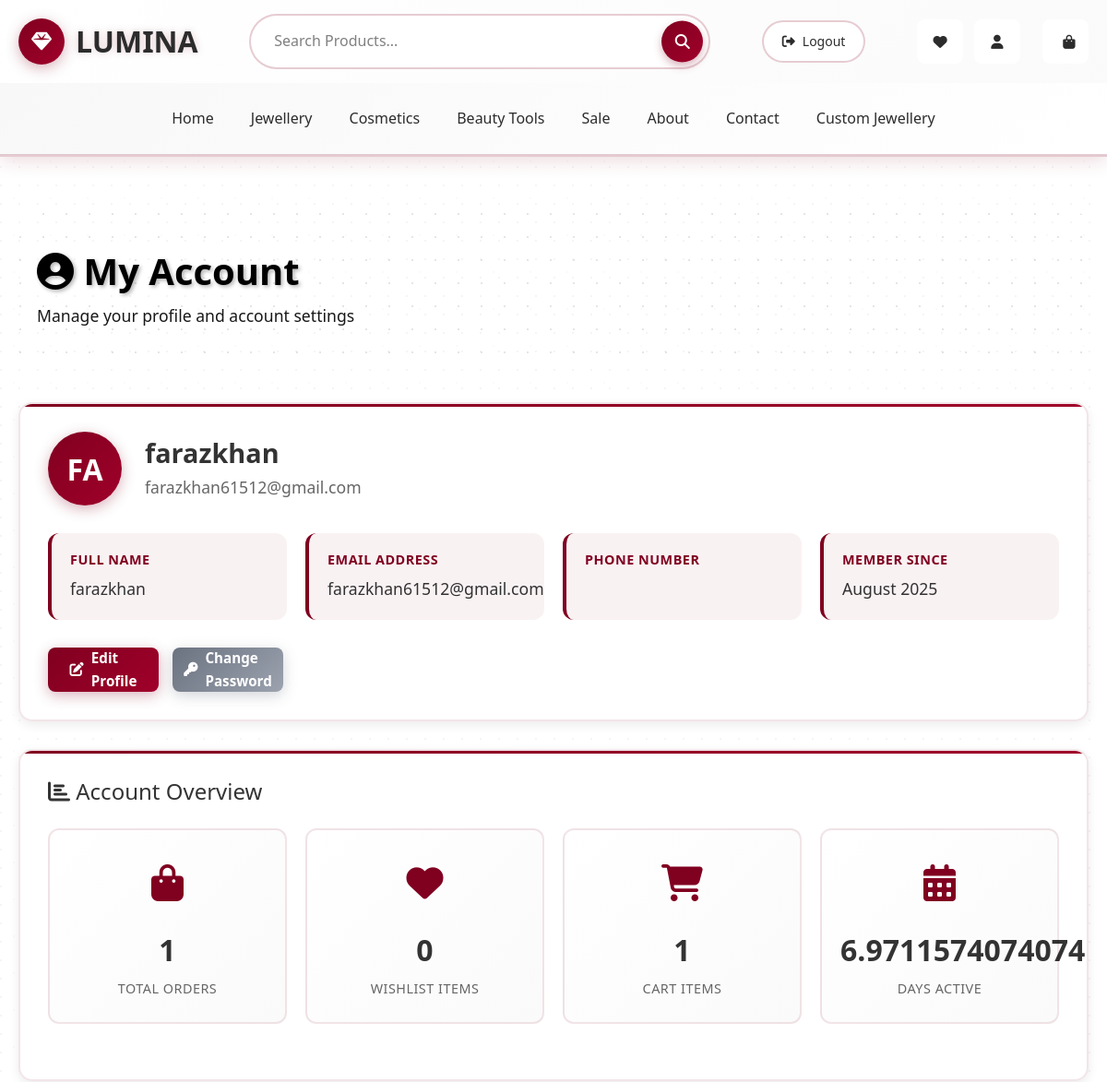
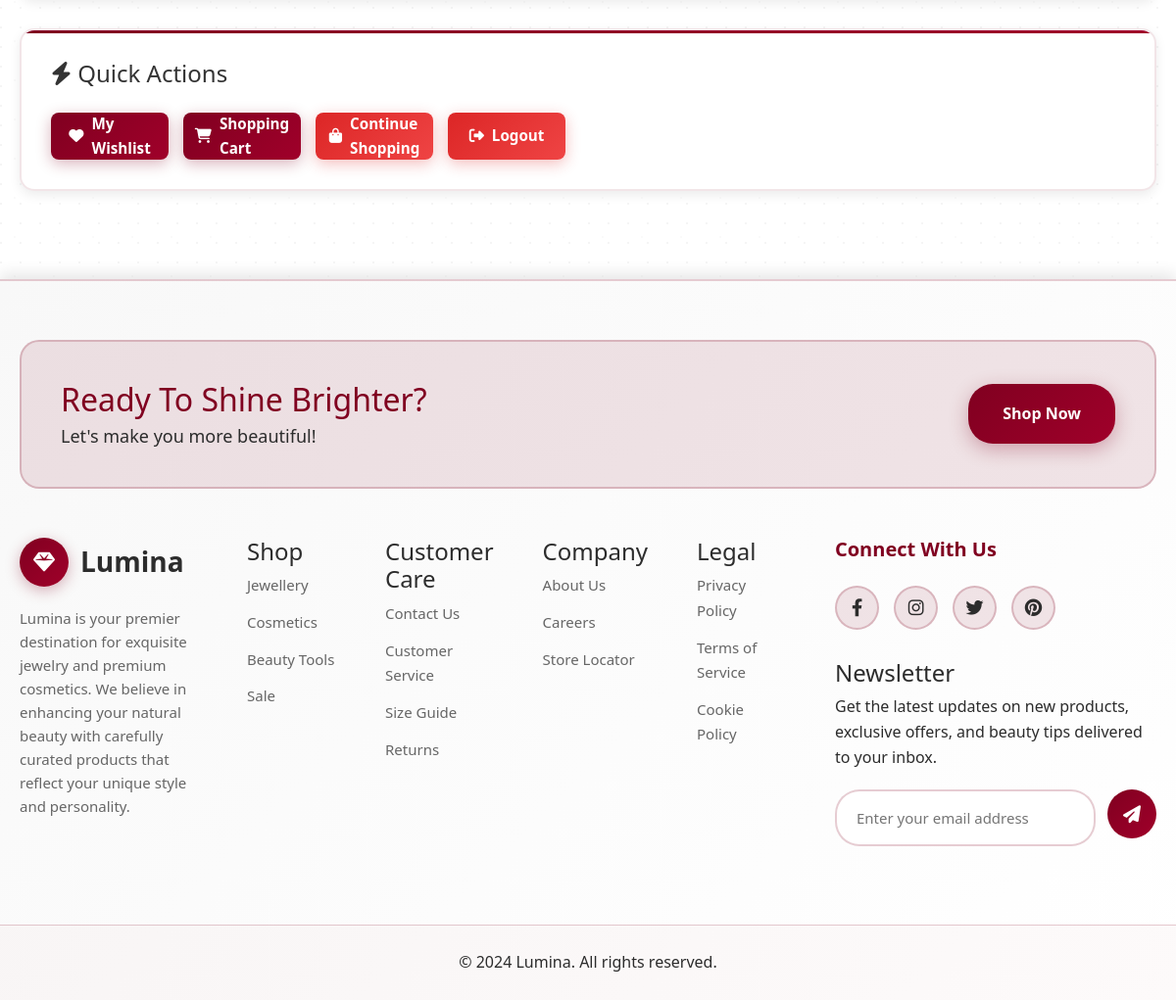
Page /account/account.php (signed in) on the committed database (2 pictures, top to bottom).
### tables this page shows
CREATE TABLE `user_acc` (
  `id` int(255) NOT NULL,
  `avatar` varchar(300) NOT NULL,
  `name` varchar(255) NOT NULL,
  `email` varchar(255) NOT NULL,
  `phone` varchar(20) NOT NULL,
  `address` varchar(250) NOT NULL,
  `city` varchar(100) NOT NULL,
  `country` varchar(150) NOT NULL,
  `gender` varchar(100) NOT NULL,
  `password` varchar(225) NOT NULL,
  `user_role` varchar(100) NOT NULL,
  `email_verified` tinyint(1) DEFAULT 0,
  `created_at` timestamp NOT NULL DEFAULT current_timestamp()
);

### account/account.php (the view, shortened to what this page needs)
<?php include '../includes/header.php'; ?>
<!DOCTYPE html>
<html lang="en">
<head>
  <link rel="stylesheet" href="https://cdn.jsdelivr.net/npm/bootstrap-icons@1.11.1/font/bootstrap-icons.css">
  <link href="https://cdnjs.cloudflare.com/ajax/libs/font-awesome/6.4.0/css/all.min.css" rel="stylesheet">
</head>
<body>
<div class="account-wrapper">
  <div class="container">
    <?php
    include '../includes/connection.php';
    if (isset($_SESSION['user_id'])) {
      $user_id = $_SESSION['user_id'];
      $user_query = "SELECT * FROM user_acc WHERE id='$user_id'";
      $user_result = mysqli_query($conn, $user_query);
      $user_data = mysqli_fetch_assoc($user_result);
      $orders_data = array('order_count' => 0);
      if (mysqli_query($conn, "SHOW TABLES LIKE 'orders'")) {
        $orders_query = "SELECT COUNT(*) as order_count FROM cart WHERE user_id='$user_id'";
        $orders_result = mysqli_query($conn, $orders_query);
        if ($orders_result) {
          $orders_data = mysqli_fetch_assoc($orders_result);
        }
      }
      $wishlist_data = array('wishlist_count' => 0);
      if (mysqli_query($conn, "SHOW TABLES LIKE 'wishlist'")) {
        $wishlist_query = "SELECT COUNT(*) as wishlist_count FROM wishlist WHERE user_id='$user_id'";
        $wishlist_result = mysqli_query($conn, $wishlist_query);
        if ($wishlist_result) {
          $wishlist_data = mysqli_fetch_assoc($wishlist_result);
        }
      }
      $cart_data = array('cart_count' => 0);
      if (mysqli_query($conn, "SHOW TABLES LIKE 'cart'")) {
        $cart_query = "SELECT COUNT(*) as cart_count FROM cart WHERE user_id='$user_id'";
        $cart_result = mysqli_query($conn, $cart_query);
        if ($cart_result) {
          $cart_data = mysqli_fetch_assoc($cart_result);
        }
      }
      if ($user_data) {
        echo '<div class="page-header">
                <div class="container">
                  <h1><i class="fas fa-user-circle"></i> My Account</h1>
                  <p>Manage your profile and account settings</p>
                </div>
              </div>';
        ?>
        <div class='account-card'>
          <div class='profile-section'>
            <div class='profile-avatar'>
              <?php echo strtoupper(substr($user_data['name'], 0, 2)); ?>
            </div>
            <div class='profile-info'>
              <h3><?php echo htmlspecialchars($user_data['name']); ?></h3>
              <p><?php echo htmlspecialchars($user_data['email']); ?></p>
            </div>
          </div>
          <div class='info-grid'>
            <div class='info-item'>
              <h5>Full Name</h5>
              <p><?php echo htmlspecialchars($user_data['name']); ?></p>
            </div>
            <div class='info-item'>
              <h5>Email Address</h5>
              <p><?php echo htmlspecialchars($user_data['email']); ?></p>
            </div>
            <div class='info-item'>
              <h5>Phone Number</h5>
            </div>
            <div class='info-item'>
              <h5>Member Since</h5>
              <p><?php echo isset($user_data['created_at']) ? date('F Y', strtotime($user_data['created_at'])) : 'N/A'; ?></p>
            </div>
          </div>
          <div class='action-buttons'>
            <a href="edit_profile.php" class="action-btn primary-btn">
              <i class="fas fa-edit"></i> Edit Profile
            </a>
            <a href="change_password.php" class="action-btn secondary-btn">
              <i class="fas fa-key"></i> Change Password
            </a>
          </div>
        </div>
        <div class='account-card'>
          <h4 style="color: var(--black-subtle); margin-bottom: 25px; font-size: 1.5rem;">
            <i class="fas fa-chart-bar"></i> Account Overview
          </h4>
          <div class='stats-grid'>
            <div class='stat-card'>
              <div class='stat-icon'>
                <i class="fas fa-shopping-bag"></i>
              </div>
              <div class='stat-number'><?php echo $orders_data['order_count']; ?></div>
              <div class='stat-label'>Total Orders</div>
            </div>
            <div class='stat-card'>
              <div class='stat-icon'>
                <i class="fas fa-heart"></i>
              </div>
              <div class='stat-number'><?php echo $wishlist_data['wishlist_count']; ?></div>
              <div class='stat-label'>Wishlist Items</div>
            </div>
            <div class='stat-card'>
              <div class='stat-icon'>
                <i class="fas fa-shopping-cart"></i>
              </div>
              <div class='stat-number'><?php echo $cart_data['cart_count']; ?></div>
              <div class='stat-label'>Cart Items</div>
            </div>
            <div class='stat-card'>
              <div class='stat-icon'>
                <i class="fas fa-calendar-alt"></i>
              </div>
              <div class='stat-number'><?php echo isset($user_data['created_at']) ? (time() - strtotime($user_data['created_at'])) / (60 * 60 * 24) : 0; ?></div>
              <div class='stat-label'>Days Active</div>
            </div>
          </div>
        </div>
        <div class='account-card'>
          <h4 style="color: var(--black-subtle); margin-bottom: 25px; font-size: 1.5rem;">
            <i class="fas fa-bolt"></i> Quick Actions
          </h4>
          <div class='action-buttons'>
            <a href="../wishlist/wishlist.php" class="action-btn primary-btn">
              <i class="fas fa-heart"></i> My Wishlist
            </a>
            <a href="../cart/cart.php" class="action-btn primary-btn">
              <i class="fas fa-shopping-cart"></i> Shopping Cart
            </a>
            <a href="../pages/index.php" class="action-btn danger-btn">
              <i class="fas fa-shopping-bag"></i> Continue Shopping
            </a>
            <a href="../auth/logout.php" class="action-btn danger-btn" onclick="return confirm('Are you sure you want to logout?')">
              <i class="fas fa-sign-out-alt"></i> Logout
            </a>
          </div>
        </div>
        <?php
      }
    }
    ?>
  </div>
</div>
</body>
</html>
<?php include '../includes/footer.php'; ?>

### includes/header.php (style rules this page uses)
* { margin: 0; padding: 0; box-sizing: border-box; }
body { font-family: 'Georgia', serif; line-height: 1.6; color: #2c2c2c; background: linear-gradient(135deg, #ffffff 0%, #f8f8f8 50%, #ffffff 100%); min-height: 100vh; }
.container { max-width: 1200px; margin: 0 auto; padding: 0 20px; }
.action-btn { background: #ffffff; border: 2px solid rgba(128, 0, 32, 0.2); font-size: 18px; color: #2c2c2c; cursor: pointer; padding: 12px; border-radius: 50%; position: relative; transition: all 0.3s ease; width: 48px; height: 48px; display: flex; align-items: center; justify-content: center; text-decoration: none; }

### rows in the picture
user_acc: name "FA", name "farazkhan", email "farazkhan61512@gmail.com", created_at "August 2025"

### other values in the picture
$orders_data['order_count'] "1"
$wishlist_data['wishlist_count'] "0"
$cart_data['cart_count'] "1"
